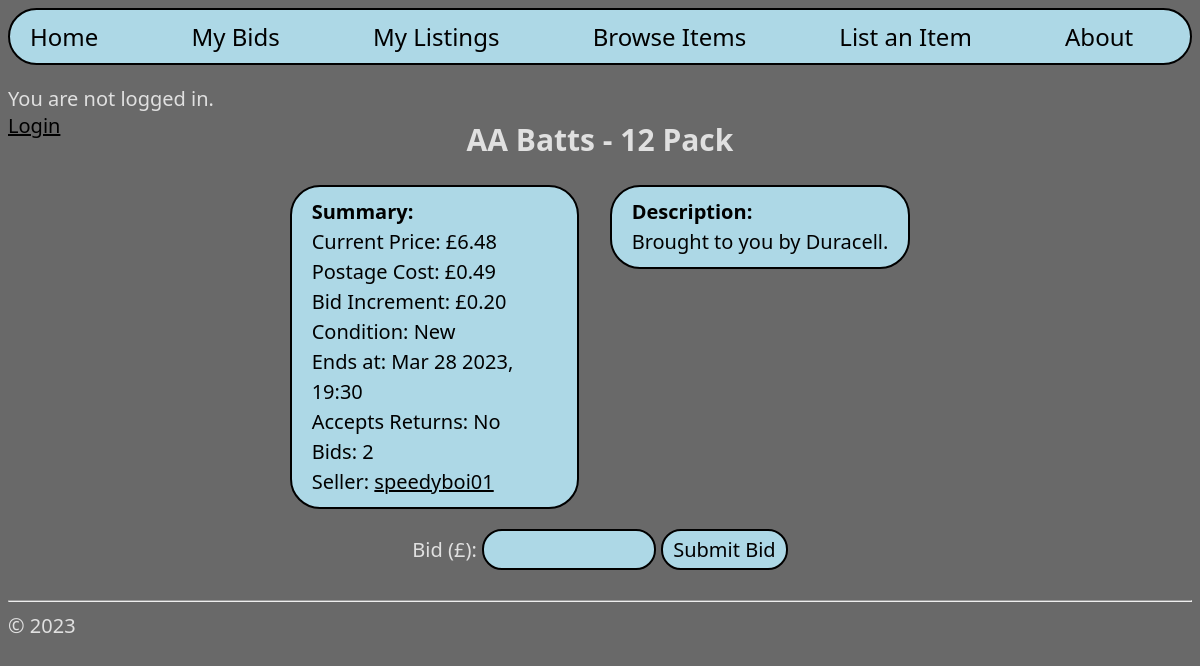
The page /browse/2/ on the database its author committed.
### hello/models.py (models this page shows, shortened)
class Items(models.Model):
    name = models.CharField(max_length=50)
    price = models.DecimalField(decimal_places=2, max_digits=10)
    postageCost = models.DecimalField(decimal_places=2, max_digits=10)
    bidIncrement = models.DecimalField(decimal_places=2, max_digits=10)
    conditionChoices = [
        ("new", "New"),
        ("excellent", "Excellent"),
        ("good", "Good"),
        ("used", "Used"),
        ("refurbished", "Refurbished"),
        ("partsOnly", "Parts Only"),
    ]
    condition = models.CharField(max_length=20, choices=conditionChoices)
    endDateTime = models.DateTimeField()
    acceptReturns = models.BooleanField(default=False)
    description = models.TextField(max_length=1000)
    numBids = models.IntegerField(default=0)
    bidders = models.CharField(max_length=999999999, default='[]')
    sold = models.BooleanField(default=False)
    buyerId = models.ForeignKey(Accounts, to_field="id", on_delete=models.DO_NOTHING, related_name="bId", blank=True, null=True)
    sellerId = models.ForeignKey(Accounts, to_field="id", on_delete=models.DO_NOTHING, related_name="sId", blank=True, null=True)
    def getBidders(self):
        return json.loads(self.bidders)
    def setBidders(self, value):
        self.bidders = json.dumps(value)
    biddersProperty = property(getBidders, setBidders)

### hello/views.py (the view)
# urls.py: path("browse/<int:pk>/", views.itemDetail, name="itemDetail"),
def itemDetail(request, pk):
    username = getUsernameBalance(request)[0]
    balance = getUsernameBalance(request)[1]
    if request.method == "POST":
        bidForm = BidForm(request.POST)
        item = Items.objects.get(pk=pk)
        if request.user.is_authenticated:
            if bidForm.is_valid():
                bid = bidForm.cleaned_data["bid"]
                minPrice = item.price + item.bidIncrement
                if bid >= minPrice and balance >= bid:
                    item.price = bid
                    item.numBids += 1
                    item.buyerId = Accounts.objects.get(user__pk=request.user.pk)
                    bidders=item.getBidders()
                    bidders.append(item.buyerId_id)
                    item.setBidders(bidders)
                    item.save()
                    message = "Bid Submitted."
                elif bid < minPrice:
                    message = "Could not submit bid: bid < £" + str(minPrice) + "."
                elif bid > balance:
                    message = "Could not submit bid: balance < bid."
                context={"bidForm": bidForm, "item": item, "username": username, "balance": str(balance), "message": message}
        else:
            return redirect("/login/")
    else:
        item = get_object_or_404(Items, pk=pk)
        bidForm = BidForm()
        context={"bidForm": bidForm, "item": item, "username": getUsernameBalance(request)[0], "balance": str(balance)}
    return render(request, "hello/itemDetail.html", context)

### hello/forms.py
class BidForm(forms.Form):
    bid = forms.DecimalField(label="Bid (£)", decimal_places=2, max_digits=10)

### hello/models.py (called while the page is built)
    def __str__(self):
        return str(self.id)

### hello/templatetags/myTags.py (called while the page is built)
@register.simple_tag
def idToUsername(id):
    return Accounts.objects.get(pk=id).user.username

### hello/views.py (called while the page is built)
def getUsernameBalance(request):
    username = None
    balance = None
    if request.user.is_authenticated:
        username = request.user.username
        pK = request.user.pk
        balance = Accounts.objects.get(user__pk=pK).balance
    return (username, balance)

### hello/templates/hello/itemDetail.html (shortened to what this page needs)
{% extends "hello/layout.html" %}
{% load myTags %}
{% block loggedInAs %}
    {% if username %}
    <p style="color: rgb(224, 224, 224)">
        Logged in as {{username}}.
        <br>
        Balance: £{{balance}}
        <br>
        <a href="{% url 'logout' %}">Logout</a>
    </p>
    {% else %}
    <p style="color: rgb(224, 224, 224)">
        You are not logged in.
        <br>
        <a href="{% url 'login' %}">Login</a>
    </p>
    {% endif %}
{% endblock %}
{% block subheader %}
<h2 style="margin-top: -40px;">
  {{item.name}}
</h2>
{% endblock %}
{% block content %}
<div class="leftContainer" style="max-width: 300px;">
  <p class="textBlock" style="max-width: 245px;">
    <strong>Summary:</strong><br>
    Current Price: £{{item.price}}<br>
    Postage Cost: £{{item.postageCost}}<br>
    Bid Increment: £{{item.bidIncrement}}<br>
    Condition: {{item.get_condition_display}}<br>
    Ends at: {{item.endDateTime|date:"M d Y, H:i"}}<br>
    Accepts Returns: {% if item.acceptReturns %}Yes{% else %}No{% endif %}<br>
    Bids: {{item.numBids}}<br>
    {% idToUsername item.sellerId_id as sellerUsername %}
    {% if sellerUsername != username %}
      Seller: <a href="{% url 'userListings' pk=item.sellerId %}">{{sellerUsername}}</a>
    {% else %}
      Seller: You
    {% endif %}
  </p>
</div>
<div class="rightContainer" style="max-width: 50vw;">
  <p class="textBlock">
    <strong>Description:</strong><br>
    {{item.description}}
  </p>
</div>
{% endblock %}
{% block additionalContent %}
<div class="centralContainer">
  <form method="POST" class="submitBid">
    {{bidForm.as_p}}
    <button type="submit">Submit Bid</button>
    <br>
  </form>
</div>
{% endblock %}

### hello/static/hello/site.css (style rules this page uses)
* { font-family: "Segoe UI"; color: black; }
.centralContainer { display: flex; justify-content: center; }
.leftContainer { float: left; width: calc(100% - 300px); }
.rightContainer { float: left; margin-left: 20px; }
h2 { color: rgb(224, 224, 224); }
.textBlock { border: 2px solid black; border-radius: 30px; padding: 10px 20px; background-color: lightblue; line-height: 30px; margin: 0px 0px 0px 0px; }
body { background: dimgray; font-size: 20px; }
input { border: 2px solid black; border-radius: 20px; padding: 5px 10px; background-color: lightblue; font-size: 20px; }
button[type="submit"] { border: 2px solid black; border-radius: 20px; padding: 5px 10px; background-color: lightblue; font-size: 20px; }
.submitBid { color: rgb(224, 224, 224); text-align: center; }
.submitBid p { display: inline-block; }
.submitBid input { max-width: 150px; }
.submitBid label { color:rgb(224, 224, 224); }

### rows shown on the page
Items: name "AA Batts - 12 Pack", price "6.48", postageCost "0.49", bidIncrement "0.20", condition "New", endDateTime "Mar 28 2023, 19:30", numBids "2", description "Brought to you by Duracell."

### other values the page prints
{{ sellerUsername }} "speedyboi01"
